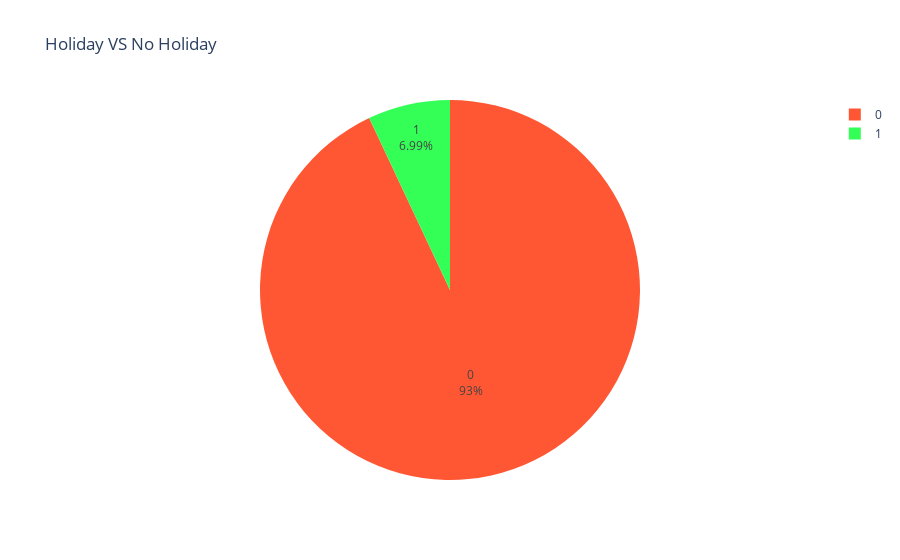

This figure's notebook cell:
### Markdown cell above
# Visualization

### Code cell
# Define custom colors for holiday flag
custom_colors = ['#FF5733', '#33FF57']  
# Create a pie chart for Holiday_Flag with custom colors
fig = px.pie(
    walmart_sales_csv,
    names='Holiday_Flag', # column that contain holiday status (1 for holiday 0 for no holiday)
    title='Holiday VS No Holiday',
    color_discrete_sequence=custom_colors) 

# Customize the layout
fig.update_traces(textposition='inside', textinfo='percent+label')

# Show the pie chart
fig.show()

### Figure 1 — Plotly figure (JSON) as saved in the notebook; plotly's stock layout.template omitted (floating-point values rounded to 4 significant figures; data arrays with more than 128 entries replaced by an {"elided": "..."} marker saying what was removed)
{"data": [{"domain": {"x": [0, 1], "y": [0, 1]}, "hovertemplate": "Holiday_Flag=%{label}<extra></extra>", "labels": {"elided": "6435 int values"}, "legendgroup": "", "name": "", "showlegend": true, "textinfo": "percent+label", "textposition": "inside", "type": "pie"}], "layout": {"autosize": true, "legend": {"tracegroupgap": 0}, "piecolorway": ["#FF5733", "#33FF57"], "title": {"text": "Holiday VS No Holiday"}}}
